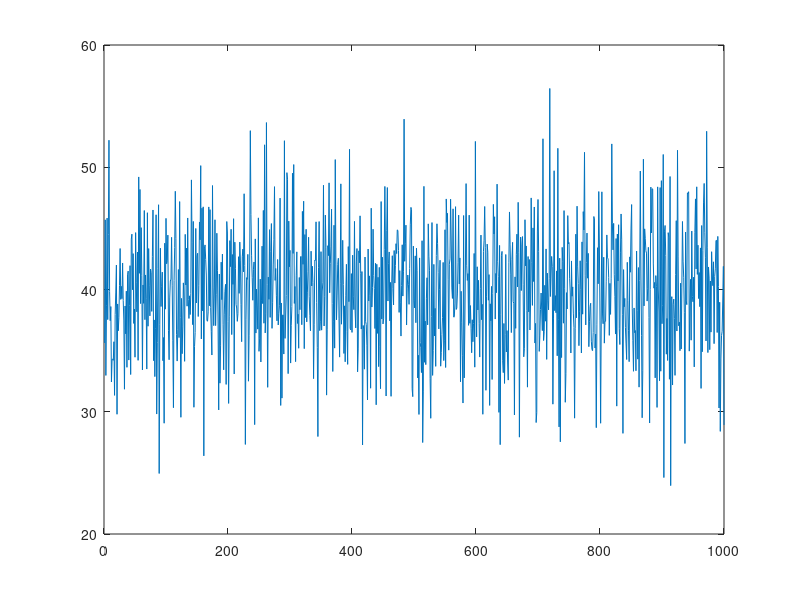
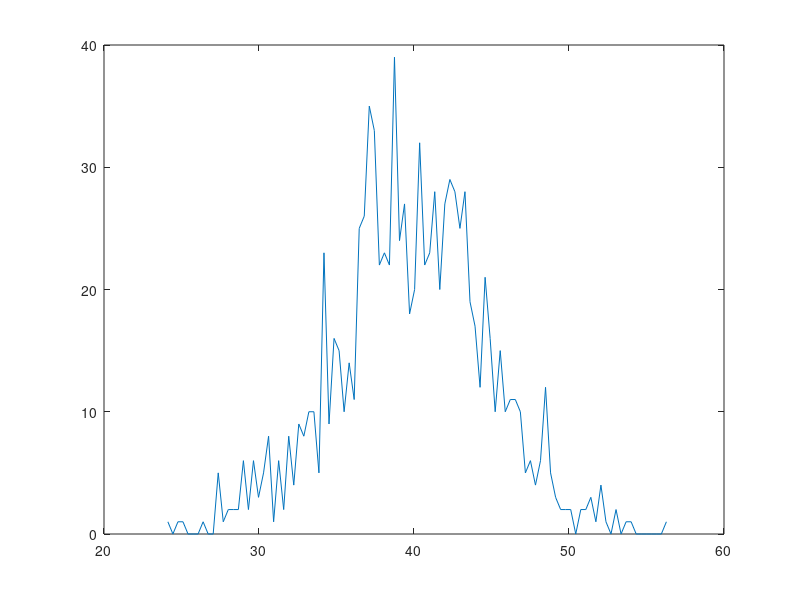

MATLAB code to generate these figures, in order: (Note: this script raises an error after producing the figures.)
% demonstrating basic data presentation 
% c.koch | 05.09.2017 

%% generate random samples with different mean and variance...
disp('-> Generate and display random samples with different mean and variance')

% ... unimodal
a = 5.*randn([1 1000])+40;
[h centers] = hist(a,100);   
figure(10); plot(a)
figure(20); plot(centers,h)
stats = [mean(a) std(a) var(a) max(h)]  
varplot(stats,20)

% ... bimodal
b = 20.*randn([1 1600])+120;
b = [a b];     % concatenation of samples with different mean and variance
[h centers] = hist(b,100);
figure(30); plot(b)
figure(40); plot(centers,h)
stats = [mean(b) std(b) var(b) max(h)]
varplot(stats,40)

%% alternative: ready-to-go boxplot with median and 25/75 percentile
figure(50)
group = [repmat({'Unimodal'}, 1000, 1); repmat({'Bimodal'}, 2600, 1)];
boxplot([a'; b'], group)

%% save all figures to disk
figHandles = findobj('Type', 'figure');

for i = figHandles'
    sOutFile = ['statfig_' num2str(i) '.pdf'];
    disp(['-> Save file ' sOutFile])
    saveas(i,sOutFile);
end
    
